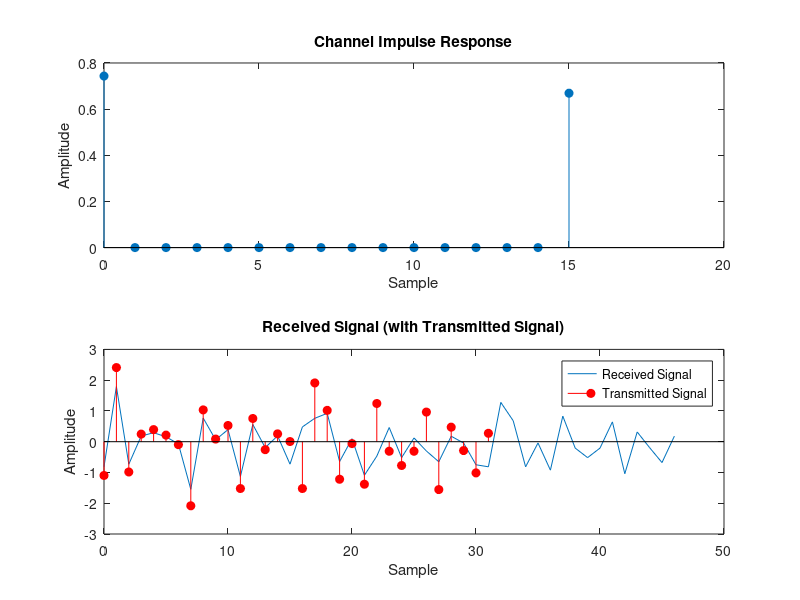

This chart was generated by the following MATLAB code:
% Generate an example input signal (you can replace this with your actual input signal)
clear
clf
% Parameters
num_taps = 32;        % Number of taps
max_delay = 16;       % Maximum delay (samples)
max_attenuation = .9;  % Maximum attenuation

% Generate random taps
taps = zeros(num_taps, 2);
for i = 1:num_taps
    %taps(i, 1) = randi(max_delay);           % Random delay
    taps(i, 1) = max_delay;          % Random delay
    taps(i, 2) = max_attenuation;    % Random attenuation
end

% Create channel impulse response
channel_length = max(taps(:, 1));
channel_impulse_response = zeros(1, channel_length);
channel_impulse_response(1) = 1;
for i = 1:num_taps
    delay = taps(i, 1);
    attenuation = taps(i, 2);
    channel_impulse_response(delay) = attenuation; % Shift by one to account for MATLAB indexing
end

% Normalize channel impulse response to have unit energy
channel_impulse_response = channel_impulse_response / norm(channel_impulse_response);

% Display channel impulse response
disp('Channel Impulse Response:');
disp(channel_impulse_response);

% Generate transmitted signal (random symbols)
num_symbols = 32;
transmitted_signal = randn(1, num_symbols);

% Convolve transmitted signal with channel impulse response
received_signal = conv(transmitted_signal, channel_impulse_response);

% Display results
figure(4);
subplot(2, 1, 1);
stem(0:length(channel_impulse_response)-1, channel_impulse_response, 'filled');
title('Channel Impulse Response');
xlabel('Sample');
ylabel('Amplitude');

subplot(2, 1, 2);
plot(0:length(received_signal)-1, received_signal);
hold on;
stem(0:length(transmitted_signal)-1, transmitted_signal, 'r', 'filled');
hold off;
title('Received Signal (with Transmitted Signal)');
xlabel('Sample');
ylabel('Amplitude');
legend('Received Signal', 'Transmitted Signal');




% input_signal = randn(1, 32);
% 
% % Apply the channel impulse response
% output_signal = channel_impulse_response(input_signal);
% 
% % Plot the input and output signals
% figure;
% subplot(2,1,1);
% plot(input_signal);
% title('Input Signal');
% subplot(2,1,2);
% plot(output_signal);
% title('Output Signal with Channel Impulse Response');
% 




% % Parameters
% num_taps = 5; % Number of taps
% max_delay = 10; % Maximum delay (in samples)
% max_attenuation = 1; % Maximum attenuation
% 
% % Generate random tap delays and attenuations
% tap_delays = randi(max_delay, 1, num_taps);
% tap_attenuations = rand(1, num_taps) * max_attenuation;
% 
% % Sort tap delays in ascending order
% [tap_delays, sort_idx] = sort(tap_delays);
% tap_attenuations = tap_attenuations(sort_idx);
% 
% % Create tapped delay line impulse response
% h = zeros(1, max_delay + 1); % Initialize impulse response
% for i = 1:num_taps
%     h(tap_delays(i) + 1) = tap_attenuations(i);
% end
% 
% % Plot impulse response
% figure(1)
% stem(0:max_delay,h);
% xlabel('Delay (samples)');
% ylabel('Attenuation');
% title('Tapped Delay Line Impulse Response');
% 
% % Display tap delays and attenuations
% disp('Tap Delays:');
% disp(tap_delays);
% disp('Tap Attenuations:');
% disp(tap_attenuations);
% 
% 
% 
% syms x
% fplot(dirac(0:10))
